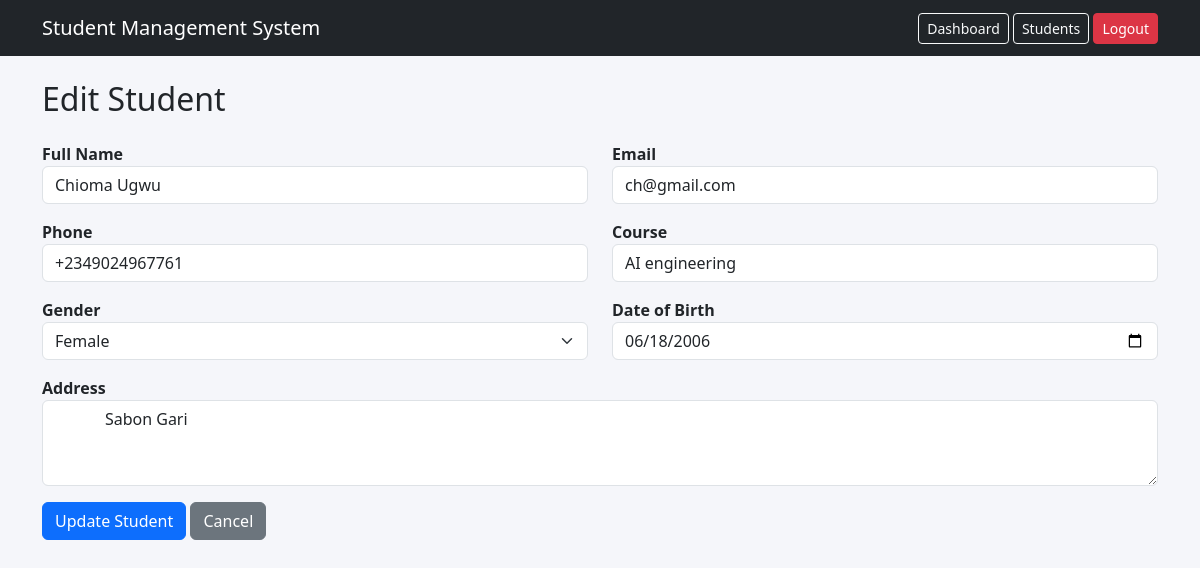
/edit/6 (signed in), run on the app's committed database.
### tables this page shows
CREATE TABLE students (
            id INTEGER PRIMARY KEY AUTOINCREMENT,
            name TEXT NOT NULL,
            email TEXT NOT NULL UNIQUE,
            phone TEXT NOT NULL,
            course TEXT NOT NULL,
            gender TEXT NOT NULL,
            date_of_birth TEXT,
            address TEXT,
            registration_date TIMESTAMP DEFAULT CURRENT_TIMESTAMP
        );

### app.py (the view, shortened to what this page needs)
@app.route("/edit/<int:id>", methods=["GET", "POST"])
@login_required
def edit_student(id):
    conn = get_db_connection()
    student = conn.execute(
        "SELECT * FROM students WHERE id = ?",
        (id,)
    ).fetchone()
    if student is None:
        conn.close()
        return render_template("404.html"), 404
    conn.close()
    return render_template(
        "edit.html",
        student=student
    )

### app.py (called while the page is built)
def get_db_connection():
    conn = sqlite3.connect(DATABASE)
    conn.row_factory = sqlite3.Row
    return conn

def login_required(function):
    @wraps(function)
    def wrapper(*args, **kwargs):
        if "logged_in" not in session:
            return redirect(url_for("login"))
        return function(*args, **kwargs)
    return wrapper

### templates/edit.html (shortened to what this page needs)
{% extends "base.html" %}
{% block content %}
<h2 class="mb-4">
    Edit Student
</h2>
<form method="POST">
    <div class="row">
        <div class="col-md-6 mb-3">
            <label>
                Full Name
            </label>
            <input
                type="text"
                name="name"
                value="{{ student['name'] }}"
                class="form-control"
                required>
        </div>
        <div class="col-md-6 mb-3">
            <label>
                Email
            </label>
            <input
                type="email"
                name="email"
                value="{{ student['email'] }}"
                class="form-control"
                required>
        </div>
        <div class="col-md-6 mb-3">
            <label>
                Phone
            </label>
            <input
                type="tel"
                name="phone"
                value="{{ student['phone'] }}"
                class="form-control"
                required>
        </div>
        <div class="col-md-6 mb-3">
            <label>
                Course
            </label>
            <input
                type="text"
                name="course"
                value="{{ student['course'] }}"
                class="form-control"
                required>
        </div>
        <div class="col-md-6 mb-3">
            <label>
                Gender
            </label>
            <select
                name="gender"
                class="form-select"
                required>
                <option value="Female"
                    {% if student['gender'] == 'Female' %}
                    selected
                    {% endif %}>
                    Female
                </option>
            </select>
        </div>
        <div class="col-md-6 mb-3">
            <label>
                Date of Birth
            </label>
            <input
                type="date"
                name="date_of_birth"
                value="{{ student['date_of_birth'] }}"
                class="form-control">
        </div>
        <div class="col-md-12 mb-3">
            <label>
                Address
            </label>
            <textarea
                name="address"
                class="form-control"
                rows="3">{{ student['address'] }}</textarea>
        </div>
    </div>
    <button
        type="submit"
        class="btn btn-primary">
        Update Student
    </button>
    <a
        href="{{ url_for('students') }}"
        class="btn btn-secondary">
        Cancel
    </a>
</form>
{% endblock %}

### static/css/style.css (style rules this page uses)
body { background-color: #f5f6fa; }
textarea { resize: vertical; }
label { font-weight: 600; }

### data on the page
students: name "Chioma Ugwu", email "ch@gmail.com", phone "+2349024967761", course "AI engineering", gender "Female", date_of_birth "06/18/2006", address "Sabon Gari"
